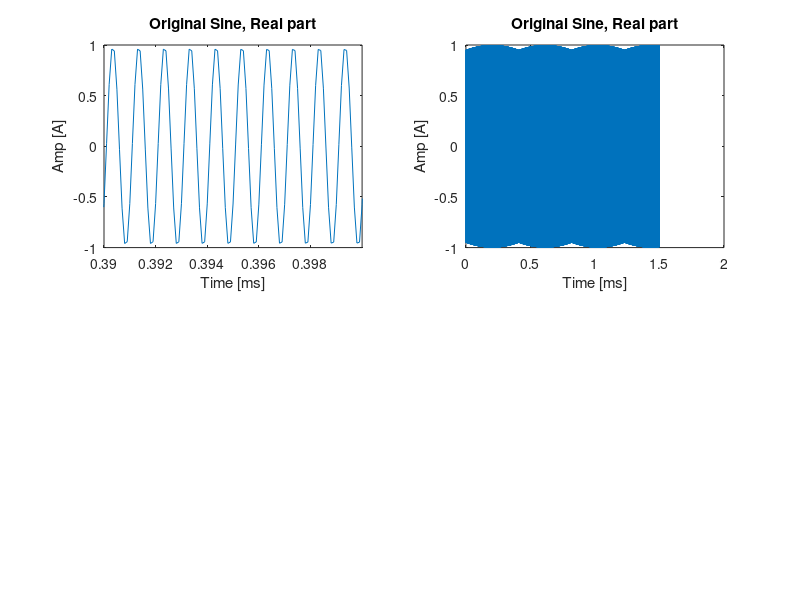

This chart was generated by the following MATLAB code: (Note: this script raises an error after producing the figure.)
clc;clear;
close all



% % directory = 'D:\Storage\OneDrive - University of Southern California\Documents\USC\WiDes\Projects\1st Year\COSMOS\SB1 Files\host\demos\basic\Result';
% directory = 'C:\Storage\OneDrive - University of Southern California\Documents\USC\WiDes\Projects\1st Year\COSMOS\SB1 Files\host\demos\basic\Result\';
% 
% group_ID = 2;
% subgroup_ID = 2;
% measurement_ID = 1;
% directory = [directory, 'Group_', num2str(group_ID)];
% % ====== Measurement Profile ======
% 
% 
% 
% 
% 
% 
% 
% 
% 
% % =================================




%% Tx signal SINE
wfm_freq = 1e6;
tx_sampling_rate = 10e6;
signal_len = 8192;
buff_size = 15000;



signal_tmp = zeros(signal_len, 1);
for i = 1:signal_len
    signal_tmp(i) = sin((2*pi*(i-1))/signal_len);   
end
% figure;
% plot(1:signal_len,signal_tmp)

% signal is just a single sine wave, no frequency has been set
signal = zeros(signal_len, 1);
for i = 1:signal_len
    q = mod((i + (3 * signal_len) / 4),  signal_len);
    signal(i) = signal_tmp(i) + 1j * signal_tmp(q+1);
end
% figure;plot(1:signal_len, 20*log10(abs(fft(tx))))



% Just a test for different freq at real and iamge
% for i = 1:signal_len
%     tx_tmp2(i) = sin((2*100*pi*(i-1))/signal_len);   
% end
% tx_tmp2 = tx_tmp2.';
% 
% tx = tx_tmp + 1i * tx_tmp2;
% figure;plot(1:signal_len, 20*log10(abs(fft(tx))))



% Sampling
sampling_step = floor(wfm_freq / tx_sampling_rate * signal_len);
sampling_idx = 0;
tx = zeros(buff_size, 1);
for i = 1:buff_size
    sampling_idx = mod(sampling_idx, signal_len);
    tx(i) = signal(sampling_idx+1);
    sampling_idx = sampling_idx + sampling_step;
end

t_step = 1/tx_sampling_rate;
t = (0: t_step : (buff_size-1)*t_step)';
figure
subplot(2,2,1)
if max(t) > 1e-6 && max(t) < 1e-3
    plot(t*1e6, real(tx))
    xlabel('Time [us]')
    xlim([t(3901)*1e6, t(4001)*1e6])
elseif max(t) > 1e-3 && max(t) < 1
    plot(t*1e3, real(tx))
    xlabel('Time [ms]')
    xlim([t(3901)*1e3, t(4001)*1e3])
end
ylabel('Amp [A]')
title('Original Sine, Real part')


subplot(2,2,2)
if max(t) > 1e-6 && max(t) < 1e-3
    plot(t*1e6, real(tx))
    xlabel('Time [us]')
elseif max(t) > 1e-3 && max(t) < 1
    plot(t*1e3, real(tx))
    xlabel('Time [ms]')
end
ylabel('Amp [A]')
title('Original Sine, Real part')







%% Read data
fid = fopen('test_double_2_gain_6db_external_clock.dat','r');
data = fread(fid,'*double');
fclose all;

data = reshape(data, 2, [])';
data = data(:,1)+data(:,2)*1i;

% data(1:17) = [];
% data(end-13:end) = [];



subplot(2,2,3)
if max(t) > 1e-6 && max(t) < 1e-3
    plot(t(1:length(data))*1e6, real(data))
    xlabel('Time [us]')
    xlim([t(3901)*1e6, t(4001)*1e6])
elseif max(t) > 1e-3 && max(t) < 1
    plot(t(1:length(data))*1e3, real(data))
    xlabel('Time [ms]')
    xlim([t(3901)*1e3, t(4001)*1e3])
end
ylabel('Amp [A]')
title('Received data, Real part')

subplot(2,2,4)
if max(t) > 1e-6 && max(t) < 1e-3
    plot(t(1:length(data))*1e6, real(data))
    xlabel('Time [us]')
elseif max(t) > 1e-3 && max(t) < 1
    plot(t(1:length(data))*1e3, real(data))
    xlabel('Time [ms]')
end
ylabel('Amp [A]')
title('Received data, Real part')



f = linspace(0, tx_sampling_rate, length(data)+1);
f(end) = [];

figure;
hold on
plot(f/1e6, 20*log10(abs(fft(data))), "LineWidth",1.5)
plot(f/1e6, 20*log10(abs(fft(real(data)))))
plot(f/1e6, 20*log10(abs(fft(imag(data)))))
xlabel('Frequency [MHz]')
ylabel('Pwr [dBm]')
title('Frequency Reponse of Received Signal')
legend('Complex', 'Real', 'Image')
grid minor


f = linspace(0, tx_sampling_rate, length(tx)+1);
f(end) = [];
figure;
hold on
plot(f/1e6, 20*log10(abs(fft(tx))), "LineWidth",1.5)
plot(f/1e6, 20*log10(abs(fft(real(tx)))))
plot(f/1e6, 20*log10(abs(fft(imag(tx)))))
xlabel('Frequency [MHz]')
ylabel('Pwr [dBm]')
title('Frequency Reponse of Sampled Original Signal')
legend('Complex', 'Real', 'Image')
grid minor





























% evaluate_folder = [directory, '\evaluate_', num2str(group_ID), '_', num2str(subgroup_ID), '_x'];
% if ~exist(evaluate_folder, 'dir')
%     mkdir(evaluate_folder)
% end
% 
% 
% N_frame = 1;
% 
% 
% % filename = [num2str(test_group), '_', file_order, '_frame_', num2str(N_frame), '_subCrIdx_250.csv'];
% filename = [num2str(group_ID), '_', num2str(subgroup_ID), '_', num2str(measurement_ID), '_frame_', num2str(N_frame), '.csv'];
% 
% 
% 
% fileID = fopen([directory, '\', filename]);
% A = textscan(fileID, '%s');
% fclose(fileID);
% 
% aa = A{1,1};
% data_char = char(aa);
% 
% clear A  aa  fileID  filename  directory
% 
% % delete the useless "(" at the beginning
% data_char(:, 1) = [];
% 
% % add the "+" sign at the beginning for positive real parts
% N_fft = size(data_char, 1);
% for i = 1:N_fft
%     if data_char(i, 1) ~= "-"
%         temp = data_char(i, :);
%         temp(end) = [];
%         temp = ['+', temp];
%         data_char(i, :) = temp;
%     end
% end
% clear temp  i
% 
% % delete the last 1 or 2 useless char(s), i.e., remove either ") " or ",)"
% if N_frame > 1
%     data_char(:, end-1:end) = [];
% else
%     data_char(:, end) = [];
% end
% 
% % transfer char string to double number
% td = zeros(N_fft, 1);
% for i = 1:N_fft
%     td(i) = str2double(data_char(i,:));
% end
% td = reshape(td, N_frame, []).';
% clear data_char
% 
% 
% 
% %% Evaluation 1, recover the COSMOS evaluation process
% fd = zeros(size(td, 1), size(td, 2));
% for i = 1:N_frame
%     fd(:, i) = fft(td(:, i));
% end
% shifted_fd = circshift(fd,N_fft/2);
% 
% % rxfd = circshift(rxfd, 512);
% 
% % Plot
% legendInfo = cell(N_frame, 1);
% 
% figure
% hold on
% for i = 1:N_frame
%     plot(-N_fft/2:N_fft/2-1, 20*log10(abs(shifted_fd(:, i))));
%     legendInfo{i} = ['frame ' num2str(i)]; 
% end
% % plot(-512:1:511, 20*log10(abs(RxSignalFreqDomain(:, 1))));
% y_min = min(mean(20*log10(abs(fd)))) - 20;
% y_max = max(max(20*log10(abs(fd)))) + 20;
% ylim([y_min, y_max])
% title(['Received Signal of Measurement ', num2str(group_ID), '\_', num2str(subgroup_ID), '\_', num2str(measurement_ID), ', COSMOS version'])
% xlabel('Subcarrier Index')
% ylabel('Magnitude [dB]')
% grid minor
% legend(legendInfo)
% 
% clear i  y_min  y_max  ans  legendInfo
% 
% 
% %% Evaluation 2
% fs = 3932.16e6/4;
% df = fs/N_fft;
% f = 0:df:(fs-df);
% figure;
% hold on
% for i = 1:N_frame
%     plot(20*log10(abs(shifted_fd(:, i))))
% end
% y_min = min(mean(20*log10(abs(fd)))) - 20;
% y_max = max(max(20*log10(abs(fd)))) + 20;
% ylim([y_min, y_max])
% title(['Received Signal of Measurement ', num2str(group_ID), '\_', num2str(subgroup_ID), '\_', num2str(measurement_ID), ', COSMOS version'])
% xlabel('Sample Index')
% ylabel('Magnitude [dB]')
% grid minor
% 
% 
% crop_range = N_fft/2 - 










